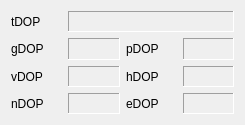
<?xml version="1.0" encoding="UTF-8"?>
<ui version="4.0">
 <class>UBloxDOP</class>
 <widget class="QWidget" name="UBloxDOP">
  <property name="geometry">
   <rect>
    <x>0</x>
    <y>0</y>
    <width>245</width>
    <height>125</height>
   </rect>
  </property>
  <property name="sizePolicy">
   <sizepolicy hsizetype="MinimumExpanding" vsizetype="Fixed">
    <horstretch>0</horstretch>
    <verstretch>0</verstretch>
   </sizepolicy>
  </property>
  <property name="windowTitle">
   <string>u-blox dop</string>
  </property>
  <layout class="QGridLayout" name="gridLayout">
   <item row="0" column="0">
    <widget class="QLabel" name="label">
     <property name="text">
      <string>tDOP</string>
     </property>
    </widget>
   </item>
   <item row="0" column="1" colspan="3">
    <widget class="QLabel" name="tDOP">
     <property name="frameShape">
      <enum>QFrame::Panel</enum>
     </property>
     <property name="frameShadow">
      <enum>QFrame::Sunken</enum>
     </property>
     <property name="text">
      <string/>
     </property>
    </widget>
   </item>
   <item row="1" column="0">
    <widget class="QLabel" name="label_2">
     <property name="text">
      <string>gDOP</string>
     </property>
    </widget>
   </item>
   <item row="1" column="1">
    <widget class="QLabel" name="gDOP">
     <property name="frameShape">
      <enum>QFrame::Panel</enum>
     </property>
     <property name="frameShadow">
      <enum>QFrame::Sunken</enum>
     </property>
     <property name="text">
      <string/>
     </property>
    </widget>
   </item>
   <item row="1" column="2">
    <widget class="QLabel" name="label_3">
     <property name="text">
      <string>pDOP</string>
     </property>
    </widget>
   </item>
   <item row="1" column="3">
    <widget class="QLabel" name="pDOP">
     <property name="frameShape">
      <enum>QFrame::Panel</enum>
     </property>
     <property name="frameShadow">
      <enum>QFrame::Sunken</enum>
     </property>
     <property name="text">
      <string/>
     </property>
    </widget>
   </item>
   <item row="2" column="0">
    <widget class="QLabel" name="label_4">
     <property name="text">
      <string>vDOP</string>
     </property>
    </widget>
   </item>
   <item row="2" column="1">
    <widget class="QLabel" name="vDOP">
     <property name="frameShape">
      <enum>QFrame::Panel</enum>
     </property>
     <property name="frameShadow">
      <enum>QFrame::Sunken</enum>
     </property>
     <property name="text">
      <string/>
     </property>
    </widget>
   </item>
   <item row="2" column="2">
    <widget class="QLabel" name="label_5">
     <property name="text">
      <string>hDOP</string>
     </property>
    </widget>
   </item>
   <item row="2" column="3">
    <widget class="QLabel" name="hDOP">
     <property name="frameShape">
      <enum>QFrame::Panel</enum>
     </property>
     <property name="frameShadow">
      <enum>QFrame::Sunken</enum>
     </property>
     <property name="text">
      <string/>
     </property>
    </widget>
   </item>
   <item row="3" column="0">
    <widget class="QLabel" name="label_6">
     <property name="text">
      <string>nDOP</string>
     </property>
    </widget>
   </item>
   <item row="3" column="1">
    <widget class="QLabel" name="nDOP">
     <property name="frameShape">
      <enum>QFrame::Panel</enum>
     </property>
     <property name="frameShadow">
      <enum>QFrame::Sunken</enum>
     </property>
     <property name="text">
      <string/>
     </property>
    </widget>
   </item>
   <item row="3" column="2">
    <widget class="QLabel" name="label_7">
     <property name="text">
      <string>eDOP</string>
     </property>
    </widget>
   </item>
   <item row="3" column="3">
    <widget class="QLabel" name="eDOP">
     <property name="frameShape">
      <enum>QFrame::Panel</enum>
     </property>
     <property name="frameShadow">
      <enum>QFrame::Sunken</enum>
     </property>
     <property name="text">
      <string/>
     </property>
    </widget>
   </item>
  </layout>
 </widget>
 <resources/>
 <connections/>
</ui>
